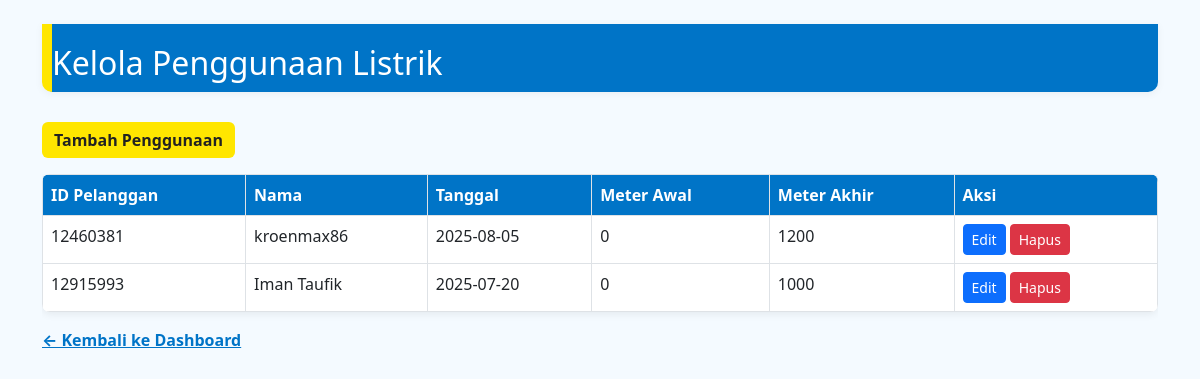
/pages/penggunaan.php (signed in), run on the app's committed database.
### tables this page shows
CREATE TABLE `penggunaan` (
  `id_penggunaan` int(11) NOT NULL,
  `id_pelanggan` varchar(10) DEFAULT NULL,
  `tanggal` date DEFAULT NULL,
  `meter_awal` int(11) DEFAULT NULL,
  `meter_akhir` int(11) DEFAULT NULL
);

CREATE TABLE `pelanggan` (
  `id_pelanggan` varchar(10) NOT NULL,
  `nama` varchar(100) DEFAULT NULL,
  `password` varchar(100) DEFAULT NULL,
  `email` varchar(100) DEFAULT NULL,
  `alamat` text DEFAULT NULL,
  `daya` int(11) DEFAULT NULL,
  `tanggal_registrasi` date DEFAULT NULL
);

### pages/penggunaan.php (the view, shortened to what this page needs)
<?php
include '../config/koneksi.php';
$query = "SELECT pg.*, pl.nama FROM penggunaan pg JOIN pelanggan pl ON pg.id_pelanggan = pl.id_pelanggan ORDER BY tanggal DESC";
$data = mysqli_query($koneksi, $query);
?>
<!DOCTYPE html>
<html>
<head>
</head>
<body>
<div class="container mt-4">
  <div class="pln-header">
    <h2 class="mb-0">Kelola Penggunaan Listrik</h2>
  </div>
  <a href="tambah_penggunaan.php" class="btn btn-pln mb-3">Tambah Penggunaan</a>
  <div class="table-responsive">
    <table class="table table-bordered table-pln">
      <thead>
        <tr>
          <th>ID Pelanggan</th><th>Nama</th><th>Tanggal</th>
          <th>Meter Awal</th><th>Meter Akhir</th><th>Aksi</th>
        </tr>
      </thead>
      <tbody>
      <?php while ($row = mysqli_fetch_assoc($data)): ?>
      <tr>
        <td><?= $row['id_pelanggan'] ?></td>
        <td><?= $row['nama'] ?></td>
        <td><?= $row['tanggal'] ?></td>
        <td><?= $row['meter_awal'] ?></td>
        <td><?= $row['meter_akhir'] ?></td>
        <td>
          <a href="tambah_penggunaan.php?id=<?= $row['id_penggunaan'] ?>" class="btn btn-sm btn-primary">Edit</a>
          <a href="../proses/penggunaan_proses.php?hapus=<?= $row['id_penggunaan'] ?>" class="btn btn-sm btn-danger" onclick="return confirm('Hapus penggunaan ini?')">Hapus</a>
        </td>
      </tr>
      <?php endwhile; ?>
      </tbody>
    </table>
  </div>
  <a href="../dashboard.php" class="link-kembali">&larr; Kembali ke Dashboard</a>
</div>
</body>
</html>

### pages/penggunaan.php (style rules this page uses)
body { background: #f4faff; }
.pln-header { background: #0074c7; color: #fff; padding: 20px 0 10px 0; border-left: 10px solid #ffe600; border-radius: 0 0 10px 10px; margin-bottom: 30px; box-shadow: 0 2px 8px rgba(0,0,0,0.05); }
.table-pln { background: #fff; border-radius: 8px; overflow: hidden; box-shadow: 0 2px 8px rgba(0,0,0,0.07); }
.table-pln th { background: #0074c7; color: #fff; }
.btn-pln { background: #ffe600; color: #222; border: none; font-weight: bold; }
.link-kembali { color: #0074c7; font-weight: bold; }

### data on the page
penggunaan: id_pelanggan "12460381", id_pelanggan.nama "kroenmax86", tanggal "2025-08-05", meter_awal "0", meter_akhir "1200"
penggunaan: id_pelanggan "12915993", id_pelanggan.nama "Iman Taufik", tanggal "2025-07-20", meter_awal "0", meter_akhir "1000"
